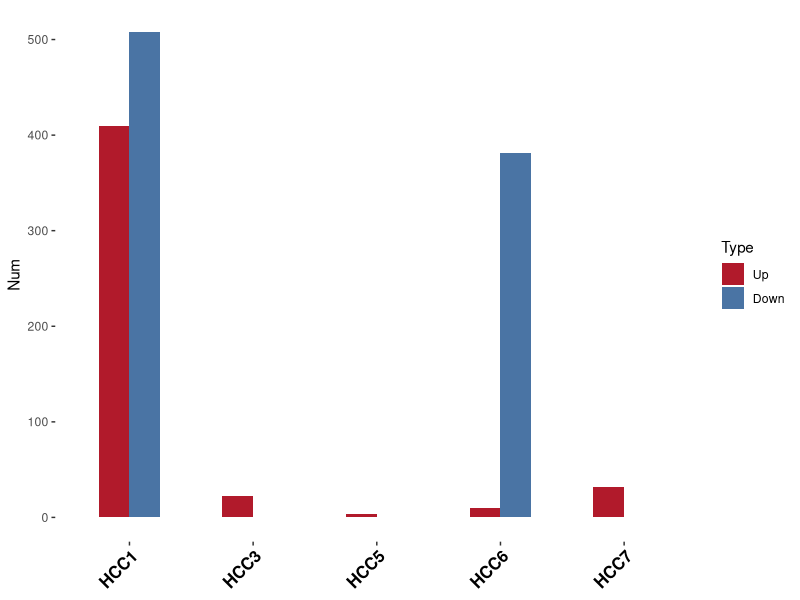

This chart was generated by the following R code:
data <- as.data.frame(cbind(c(410,32,10,4,22,508,0,381,0,0),
                            rep(c("HCC1","HCC7","HCC6","HCC5","HCC3"),2),
                            c(rep(c("Up"),5),rep(c("Down"),5))))
colnames(data) <- c("Num","Patient","Type")                      

data$Num <- as.numeric(data$Num)

data$Type <- factor(data$Type,levels = c("Up","Down"))

library(ggplot2)

library(ggpubr)
ggplot(data,aes(Patient,Num,fill=Type))+
  geom_bar(width=0.5,stat = 'identity',position = position_dodge(0.5))+
  scale_fill_manual(values =c('#b11a2b','#4a74a4'))+
  theme(panel.background = element_blank(),
        panel.grid = element_blank(),  ##去掉背景网格
        axis.text.x = element_text(face="bold",size=12,angle = 45,hjust = 1,color = 'black'),
        axis.title.x = element_blank())
